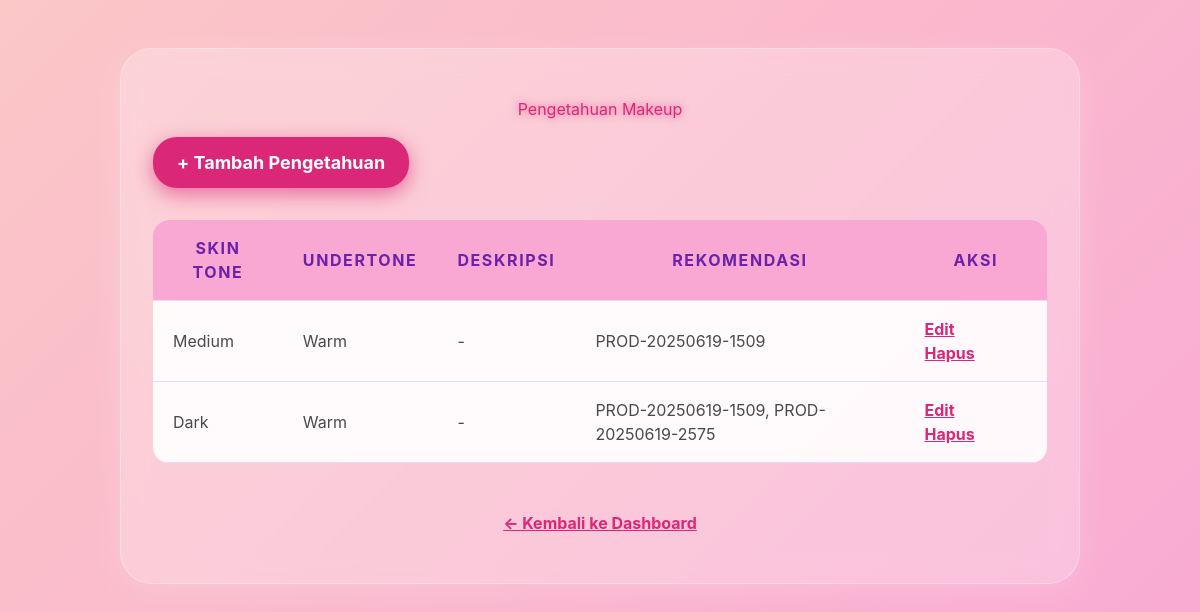
The page /admin/knowledge (signed in) on the database as committed earlier.
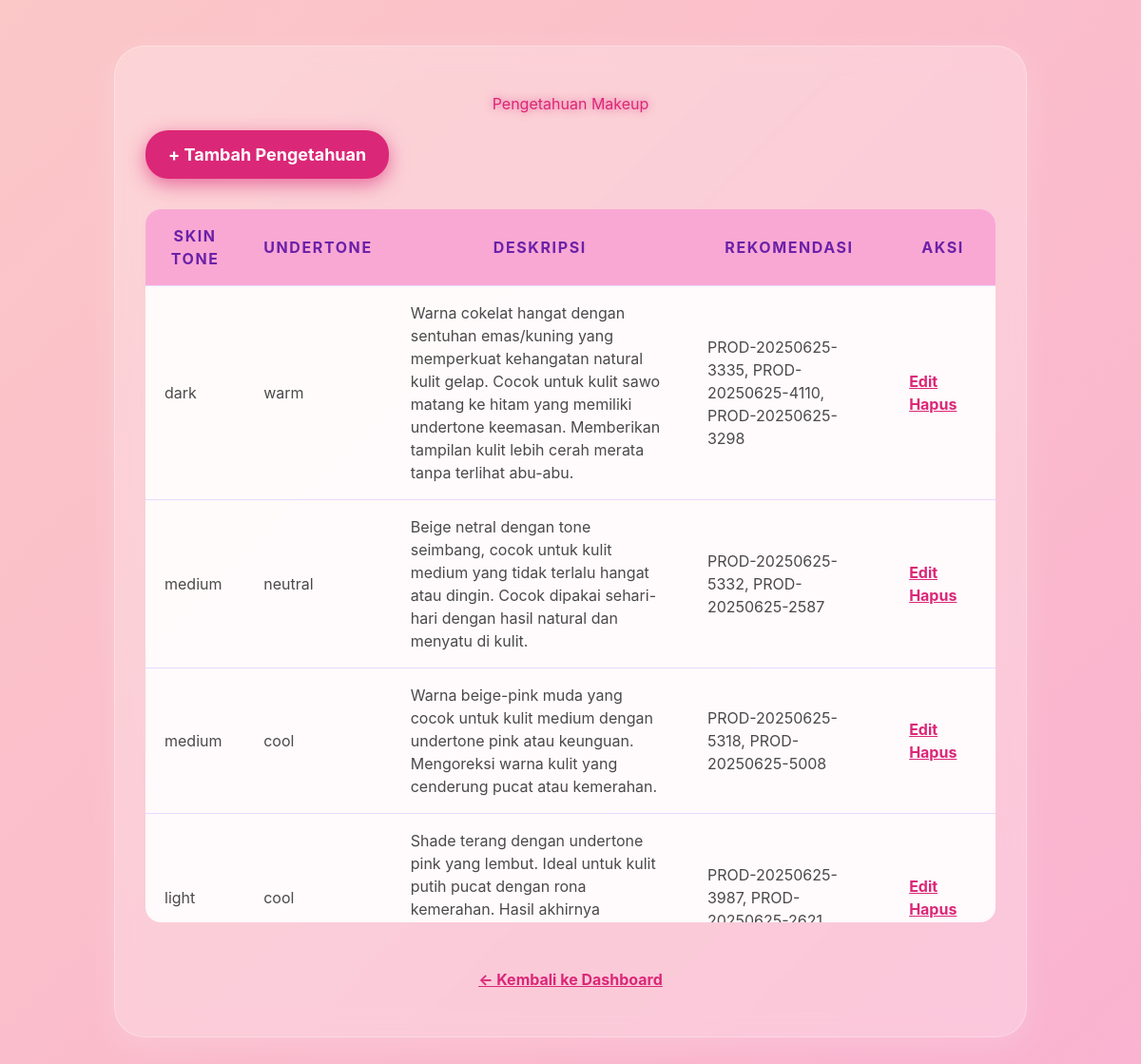
The same page on the database as committed later.
### app.py (models this page shows)
class Knowledge(db.Model):
    id = db.Column(db.Integer, primary_key=True)
    skin_tone = db.Column(db.String(100))
    undertone = db.Column(db.String(100))
    recommendation = db.Column(db.Text)
    description = db.Column(db.String(100))

### app.py (the view)
@app.route('/admin/knowledge')
def admin_knowledge():
    if not session.get('admin'):
        return redirect('/admin/login')
    knowledge = Knowledge.query.all()
    return render_template('admin_knowledge.html', knowledge=knowledge)

### templates/admin_knowledge.html (shortened to what this page needs)
<!DOCTYPE html>
<html lang="id">
  <head>
    <script src="https://cdn.tailwindcss.com"></script>
  </head>
  <body>
    <div class="glass-card">
      <h1 class="mb-4">Pengetahuan Makeup</h1>
      <a href="/admin/knowledge/add" class="btn-add">+ Tambah Pengetahuan</a>
      <div class="table-container">
        <table>
          <thead>
            <tr>
              <th class="text-center">Skin Tone</th>
              <th class="text-center">Undertone</th>
              <th class="text-center">Deskripsi</th>
              <th class="text-center">Rekomendasi</th>
              <th class="text-center">Aksi</th>
            </tr>
          </thead>
          <tbody>
            {% for item in knowledge %}
            <tr>
              <td>{{ item.skin_tone }}</td>
              <td>{{ item.undertone }}</td>
              <td>
                {% if item.description %}{{ item.description }}{% else %} - {%
                endif %}
              </td>
              <td>
                {{ item.recommendation[:80] }}
              </td>
              <td>
                <a
                  href="/admin/knowledge/edit/{{ item.id }}"
                  class="action-link"
                  >Edit</a
                >
                <a
                  href="/admin/knowledge/delete/{{ item.id }}"
                  class="action-link"
                  >Hapus</a
                >
              </td>
            </tr>
            {% else %}
            <tr>
              <td colspan="5" style="text-align: center; color: #9f1239">
                Belum ada data pengetahuan
              </td>
            </tr>
            {% endfor %}
          </tbody>
        </table>
      </div>
      <a href="/admin" class="back-link">← Kembali ke Dashboard</a>
    </div>
  </body>
</html>

### templates/admin_knowledge.html (style rules this page uses)
body { font-family: "Inter", sans-serif; background: linear-gradient(135deg, #fbc7c7 0%, #f9a8d4 100%); min-height: 100vh; color: #4a4a4a; padding: 3rem 1.5rem; }
.glass-card { background: rgba(255, 255, 255, 0.25); backdrop-filter: blur(12px); border-radius: 2rem; box-shadow: 0 8px 32px rgba(255, 255, 255, 0.18); border: 1px solid rgba(255, 255, 255, 0.3); max-width: 960px; margin: 0 auto; padding: 3rem 2rem; }
h1 { color: #db2777; text-shadow: 0 0 8px rgba(219, 39, 119, 0.7); font-weight: 900; font-size: 3rem; margin-bottom: 2rem; text-align: center; }
.table-container { width: 100%; max-height: 750px; overflow-y: auto; position: relative; border-radius: 1rem; }
table { width: 100%; border-collapse: collapse; font-size: 1rem; background: rgba(255, 255, 255, 0.9); box-shadow: 0 8px 32px rgba(219, 39, 119, 0.2); }
thead { position: sticky; top: 0; }
thead tr { background-color: #f9a8d4; color: #6b21a8; text-transform: uppercase; letter-spacing: 0.1em; }
thead th, tbody td { padding: 1rem 1.25rem; text-align: left; border-bottom: 1px solid #e9d8fd; }
a.action-link { font-weight: 700; margin-right: 1rem; color: #db2777; text-decoration: underline; cursor: pointer; transition: color 0.3s ease; }
.btn-add { display: inline-block; background-color: #db2777; color: white; font-weight: 700; padding: 0.75rem 1.5rem; border-radius: 1.5rem; box-shadow: 0 6px 20px rgba(219, 39, 119, 0.6); margin-bottom: 2rem; transition: background-color 0.3s ease, transform 0.3s ease; text-decoration: none; font-size: 1.125rem; }
.back-link { display: block; margin-top: 3rem; font-weight: 700; color: #db2777; text-decoration: underline; cursor: pointer; font-size: 1rem; text-align: center; transition: color 0.3s ease; }
th { text-align: center; }

Rows that differ between the two databases and show on the page:
removed Knowledge: skin_tone "Medium", undertone "Warm", recommendation "PROD-20250619-1509"
removed Knowledge: skin_tone "Dark", undertone "Warm", recommendation "PROD-20250619-1509, PROD-20250619-2575"
added Knowledge: skin_tone "dark", undertone "warm", description "Warna cokelat hangat dengan sentuhan emas/kuning yang memperkuat kehangatan natural kulit gelap. Cocok untuk kulit sawo matang ke hitam yang memiliki undertone keemasan. Memberikan tampilan kulit lebih cerah merata tanpa terlihat abu-abu.", recommendation "PROD-20250625-3335, PROD-20250625-4110, PROD-20250625-3298"
added Knowledge: skin_tone "medium", undertone "neutral", description "Beige netral dengan tone seimbang, cocok untuk kulit medium yang tidak terlalu hangat atau dingin. Cocok dipakai sehari-hari dengan hasil natural dan menyatu di kulit.", recommendation "PROD-20250625-5332, PROD-20250625-2587"
added Knowledge: skin_tone "medium", undertone "cool", description "Warna beige-pink muda yang cocok untuk kulit medium dengan undertone pink atau keunguan. Mengoreksi warna kulit yang cenderung pucat atau kemerahan.", recommendation "PROD-20250625-5318, PROD-20250625-5008"
added Knowledge: skin_tone "light", undertone "cool", description "Shade terang dengan undertone pink yang lembut. Ideal untuk kulit putih pucat dengan rona kemerahan. Hasil akhirnya…", recommendation "PROD-20250625-3987,…"
